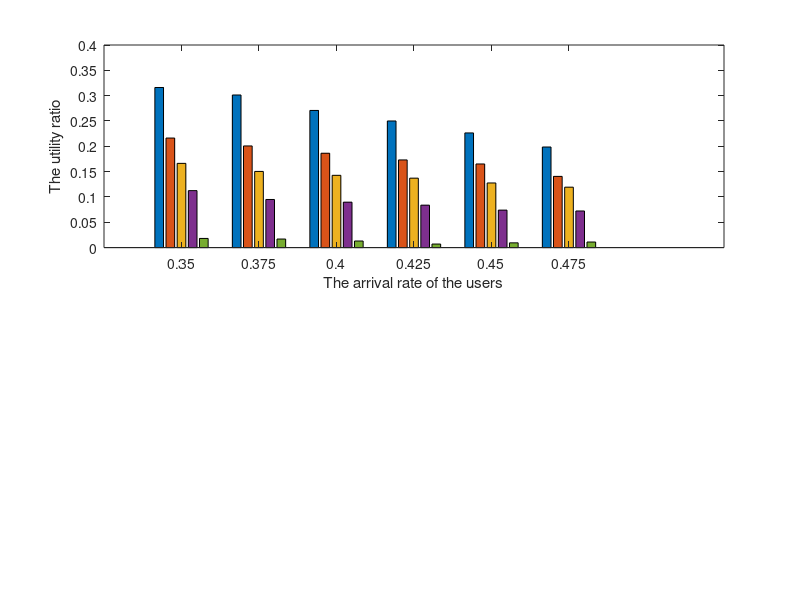

MATLAB code to generate this figure: (Note: this script raises an error after producing the figure.)

subplot(2,1,1)
xlabel('The arriving rate of the SUs')
ylabel('The utility rate')

arrivalRate = [0.025 * [1:16]+ 0.2];
load('fig2.mat')

WIDTH = 2;
nRunning = 10000;
r = 209/255;
g = 73/255;
b = 78/255;
Y = [proposedReward';energyReward';CSMAoverallreward';randomReward';myopicReward']'/nRunning;

bar1 = bar(arrivalRate(6:11),Y(6:11,:))

set(gca,'xtick',[0.35:0.025:0.475],'ytick',[0:0.05:0.4])
axis([0.325, 0.525, 0, 0.4])
xlabel('The arrival rate of the users')
ylabel('The utility ratio')
r = 209/255;
g = 73/255;
b = 78/255;


r = 248/255;
g = 147/255;
b = 29/255;

r = 107/255;
g = 194/255;
b = 53/255;

r = 0/255;
g = 90/255;
b = 171/255;


r = 114/255;
g = 83/255;
b = 52/255;



set(gca,'GridLineStyle','--')
legend('POMDP','EB Method','CSMA/CD','Random','CSMA/CA',30)






leaveRate = [0.01 * [1:16] + 0.09];
load('fig3.mat')

Y = [proposedReward';energyReward';CSMAoverallreward';randomReward';myopicReward']'/nRunning;
subplot(2,1,2)
bar(leaveRate(1:6),Y(1:6,:))

set(gca,'xtick',[0.1:0.01:0.15],'ytick',[0:0.05:0.4])
axis([0.09, 0.17, 0, 0.4])
xlabel('The leaving rate of the users')
ylabel('The utility ratio')
set(gca,'GridLineStyle','--')
legend('POMDP','EB Method','CSMA/CA','Random','CSMA/CD',30)
